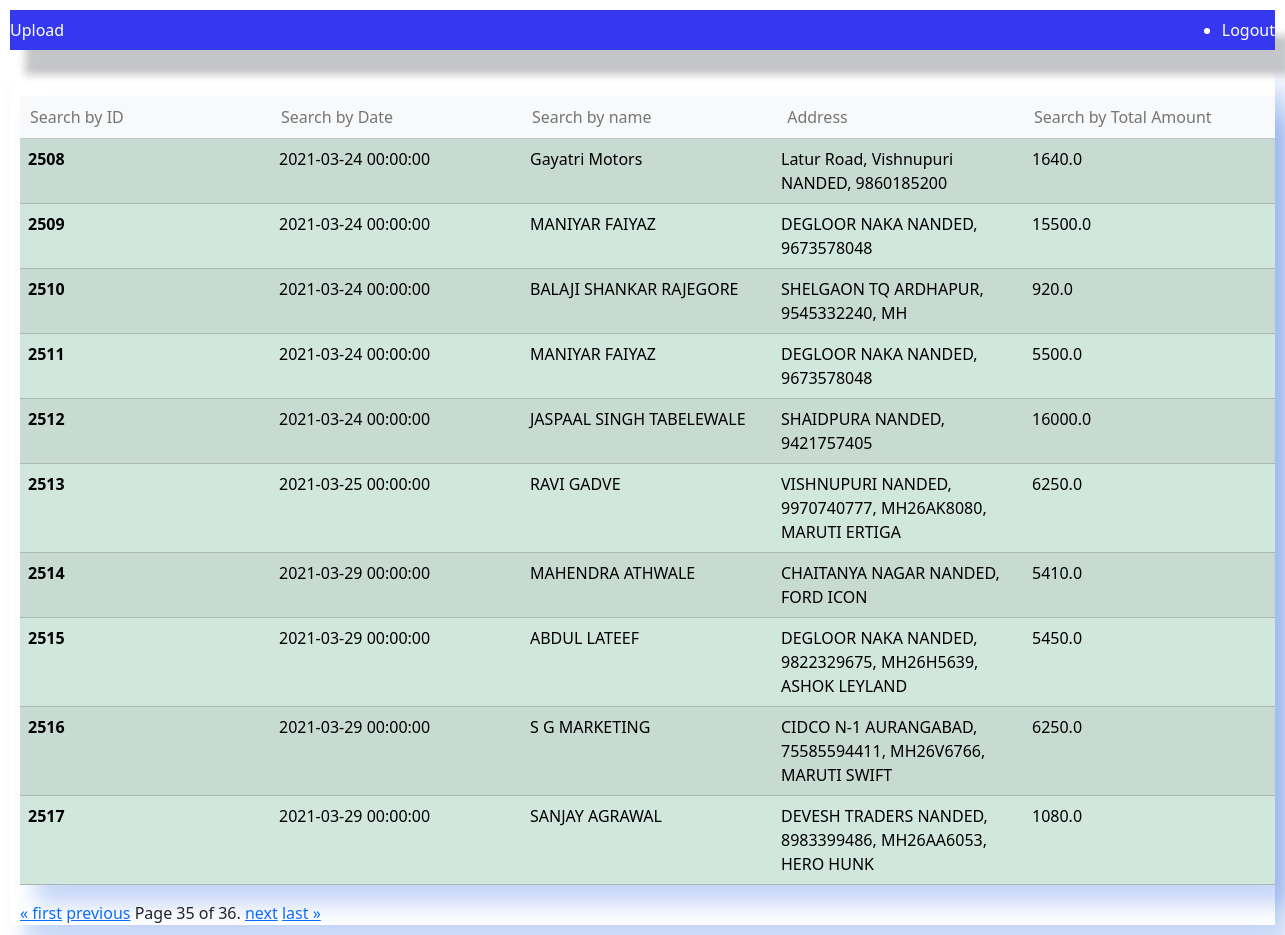
The app's page /home/?page=35 (signed in) with its own data.
### uploadfile/models.py (models this page shows, shortened)
class Buyerdata(models.Model):
  date =  models.CharField(max_length=200)
  buyer = models.CharField(max_length=200)
  address = models.CharField(max_length=200)
  total_amount = models.CharField(max_length=200)

### uploadfile/views.py (the view)
# urls.py: 2. Add a URL to urlpatterns:  path('', views.home, name='home')
@login_required(login_url='/login/')
def home(request):
        users = Buyerdata.objects.all()
        search_query = request.GET.get('search')
        uname = request.GET.get('name')
        address = request.GET.get('address')
        total = request.GET.get('Total')
        ID = request.GET.get('ID')
        datee = request.GET.get('date')
        if search_query:
            users = users.filter(address__icontains=address)
            context = {'users': users}
            return render(request, 'home.html', context)
        elif search_query:
            users = users.filter(address__icontains=address)
            context = {'users': users}
            return render(request, 'home.html', context)
        elif total:
            users = users.filter(total_amount__icontains=total)
            context = {'users': users}
            return render(request, 'home.html', context)
        elif ID:
            users = users.filter(id__icontains=ID)
            context = {'users': users}
            return render(request, 'home.html', context)
        elif datee:
            users = users.filter(date__icontains=datee)
            context = {'users': users}
            return render(request, 'home.html', context)
        elif uname:
            users = users.filter(buyer__icontains=uname)
            context = {'users': users}
            return render(request, 'home.html', context)
        user_list = Buyerdata.objects.all()
        paginator = Paginator(user_list, 10)  # Show 10 users per page
        page = request.GET.get('page')
        users = paginator.get_page(page)
        context = {'users': users}
        return render(request, 'home.html', context)

### uploadfile/templates/home.html (shortened to what this page needs)
<!DOCTYPE html>
<html>
<head>
    <link href="https://cdn.jsdelivr.net/npm/bootstrap@5.3.1/dist/css/bootstrap.min.css" rel="stylesheet">
<ul class="navbar" style="background-color: #3538ee; box-shadow: 15px 25px 8px #0008133b;">
    <li class="nav-item" style="color:white">
      <a class="nav-link active  " aria-current="page" href="/">Upload</a>
    </li>
    <li class="nav-item" style="color:white">
      <a class="nav-link active" aria-current="page" href="/logout">Logout</a>
    </li>
  </ul>
</head>
<body style="padding: 10px">
    <form method="get" action=""  style="padding-left: 10px;padding-right: 10px; box-shadow: 15px 20px 20px #0f50dd3b;">
        <table class="table table-success table-striped" style="padding-left: 10px;padding-right: 10px; box-shadow: 15px 20px 20px #0f50dd3b;" >
            <thead class="table-light">
              <tr>
                <th scope="col" ><input type="text" name="ID" style="background-color: transparent; border: transparent;"      placeholder="Search by ID"  value="{{ request.GET.search }}">
                </th>
                <th scope="col"><input type="text" name="date"  style="background-color: transparent; border: transparent;"   placeholder="Search by Date" value="{{ request.GET.search }}">
                </th>
                <th scope="col"><input type="text" name="name" style="background-color: transparent; border: transparent;"    placeholder="Search by name" value="{{ request.GET.search }}">
                </th>
                <th scope="col"><input type="text" name="address"  style="background-color: transparent; border: transparent;"   placeholder=" Address" value="{{ request.GET.address }}">
                </th>
                <th scope="col"><input type="text" name="Total"  style="background-color: transparent; border: transparent;"     placeholder="Search by Total Amount" value="{{ request.GET.search }}">
                </th>
              </tr>
            </thead>
          </form>
            <tbody>
                {% for user in users %}
                <tr>
                  <th scope="row">{{user.id}}</th>
                  <td> {{ user.date }}</td>
                  <td> {{ user.buyer }} </td>
                  <td>{{ user.address }} </td>
                  <td> {{ user.total_amount }}</td>
                </tr>
                {% endfor %}
  </body>
  </html>
  <div class="pagination">
    <span class="step-links">
        {% if users.has_previous %}
            <a href="?page=1">&laquo; first</a>
            <a href="?page={{ users.previous_page_number }}">previous</a>
        {% endif %}
        <span class="current-page">
            Page {{ users.number }} of {{ users.paginator.num_pages }}.
        </span>
        {% if users.has_next %}
            <a href="?page={{ users.next_page_number }}">next</a>
            <a href="?page={{ users.paginator.num_pages }}">last &raquo;</a>
        {% endif %}
    </span>
</div>
</body>
</html>

### records on screen
Buyerdata: id "2508", date "2021-03-24 00:00:00", buyer "Gayatri Motors", address "Latur Road, Vishnupuri NANDED, 9860185200", total_amount "1640.0"
Buyerdata: id "2509", date "2021-03-24 00:00:00", buyer "MANIYAR FAIYAZ", address "DEGLOOR NAKA NANDED, 9673578048", total_amount "15500.0"
Buyerdata: id "2510", date "2021-03-24 00:00:00", buyer "BALAJI SHANKAR RAJEGORE", address "SHELGAON TQ ARDHAPUR, 9545332240, MH", total_amount "920.0"
Buyerdata: id "2511", date "2021-03-24 00:00:00", buyer "MANIYAR FAIYAZ", address "DEGLOOR NAKA NANDED, 9673578048", total_amount "5500.0"
Buyerdata: id "2512", date "2021-03-24 00:00:00", buyer "JASPAAL SINGH TABELEWALE", address "SHAIDPURA NANDED, 9421757405", total_amount "16000.0"
Buyerdata: id "2513", date "2021-03-25 00:00:00", buyer "RAVI GADVE", address "VISHNUPURI NANDED, 9970740777, MH26AK8080, MARUTI ERTIGA", total_amount "6250.0"
Buyerdata: id "2514", date "2021-03-29 00:00:00", buyer "MAHENDRA ATHWALE", address "CHAITANYA NAGAR NANDED, FORD ICON", total_amount "5410.0"
Buyerdata: id "2515", date "2021-03-29 00:00:00", buyer "ABDUL LATEEF", address "DEGLOOR NAKA NANDED, 9822329675, MH26H5639, ASHOK LEYLAND", total_amount "5450.0"
Buyerdata: id "2516", date "2021-03-29 00:00:00", buyer "S G MARKETING", address "CIDCO N-1 AURANGABAD, 75585594411, MH26V6766, MARUTI SWIFT", total_amount "6250.0"
Buyerdata: id "2517", date "2021-03-29 00:00:00", buyer "SANJAY AGRAWAL", address "DEVESH TRADERS NANDED, 8983399486, MH26AA6053, HERO HUNK", total_amount "1080.0"

### other values on screen
{{ users.number }} "35"
{{ users.paginator.num_pages }} "36"
